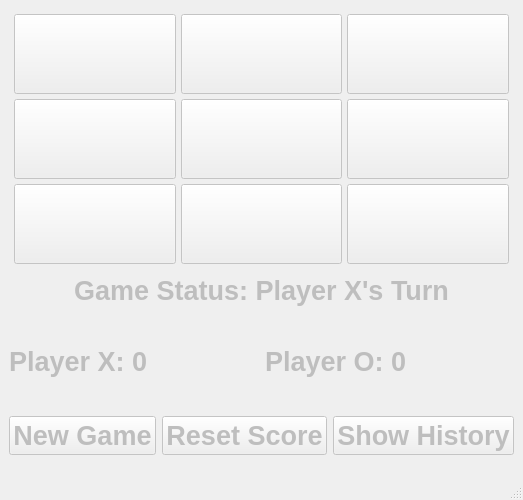
<?xml version="1.0" encoding="UTF-8"?>
<ui version="4.0">
 <class>MainWindow</class>
 <widget class="QMainWindow" name="MainWindow">
  <property name="enabled">
   <bool>false</bool>
  </property>
  <property name="geometry">
   <rect>
    <x>0</x>
    <y>0</y>
    <width>517</width>
    <height>500</height>
   </rect>
  </property>
  <property name="font">
   <font>
    <pointsize>20</pointsize>
    <bold>true</bold>
   </font>
  </property>
  <property name="windowTitle">
   <string>MainWindow</string>
  </property>
  <property name="toolTipDuration">
   <number>-1</number>
  </property>
  <property name="iconSize">
   <size>
    <width>400</width>
    <height>500</height>
   </size>
  </property>
  <widget class="QWidget" name="centralwidget">
   <layout class="QGridLayout" name="gridLayout_2">
    <item row="1" column="0">
     <layout class="QVBoxLayout" name="verticalLayout_2">
      <item>
       <layout class="QGridLayout" name="gridLayout">
        <property name="leftMargin">
         <number>5</number>
        </property>
        <property name="topMargin">
         <number>5</number>
        </property>
        <property name="rightMargin">
         <number>5</number>
        </property>
        <property name="bottomMargin">
         <number>5</number>
        </property>
        <property name="spacing">
         <number>5</number>
        </property>
        <item row="2" column="2">
         <widget class="QPushButton" name="button_2_2">
          <property name="minimumSize">
           <size>
            <width>80</width>
            <height>80</height>
           </size>
          </property>
          <property name="text">
           <string/>
          </property>
         </widget>
        </item>
        <item row="0" column="0">
         <widget class="QPushButton" name="button_0_0">
          <property name="minimumSize">
           <size>
            <width>80</width>
            <height>80</height>
           </size>
          </property>
          <property name="text">
           <string/>
          </property>
         </widget>
        </item>
        <item row="0" column="2">
         <widget class="QPushButton" name="button_0_2">
          <property name="minimumSize">
           <size>
            <width>80</width>
            <height>80</height>
           </size>
          </property>
          <property name="text">
           <string/>
          </property>
         </widget>
        </item>
        <item row="1" column="0">
         <widget class="QPushButton" name="button_1_0">
          <property name="minimumSize">
           <size>
            <width>80</width>
            <height>80</height>
           </size>
          </property>
          <property name="text">
           <string/>
          </property>
         </widget>
        </item>
        <item row="2" column="1">
         <widget class="QPushButton" name="button_2_1">
          <property name="minimumSize">
           <size>
            <width>80</width>
            <height>80</height>
           </size>
          </property>
          <property name="text">
           <string/>
          </property>
         </widget>
        </item>
        <item row="1" column="1">
         <widget class="QPushButton" name="button_1_1">
          <property name="minimumSize">
           <size>
            <width>80</width>
            <height>80</height>
           </size>
          </property>
          <property name="text">
           <string/>
          </property>
         </widget>
        </item>
        <item row="0" column="1">
         <widget class="QPushButton" name="button_0_1">
          <property name="minimumSize">
           <size>
            <width>80</width>
            <height>80</height>
           </size>
          </property>
          <property name="text">
           <string/>
          </property>
         </widget>
        </item>
        <item row="1" column="2">
         <widget class="QPushButton" name="button_1_2">
          <property name="minimumSize">
           <size>
            <width>80</width>
            <height>80</height>
           </size>
          </property>
          <property name="text">
           <string/>
          </property>
         </widget>
        </item>
        <item row="2" column="0">
         <widget class="QPushButton" name="button_2_0">
          <property name="minimumSize">
           <size>
            <width>80</width>
            <height>80</height>
           </size>
          </property>
          <property name="text">
           <string/>
          </property>
         </widget>
        </item>
       </layout>
      </item>
      <item>
       <widget class="QLabel" name="statuslabel">
        <property name="text">
         <string>Game Status: Player X's Turn</string>
        </property>
        <property name="alignment">
         <set>Qt::AlignmentFlag::AlignCenter</set>
        </property>
       </widget>
      </item>
     </layout>
    </item>
    <item row="2" column="0">
     <layout class="QHBoxLayout" name="horizontalLayout">
      <item>
       <widget class="QLabel" name="scoreXLabel">
        <property name="text">
         <string>Player X: 0</string>
        </property>
       </widget>
      </item>
      <item>
       <widget class="QLabel" name="scoreOLabel">
        <property name="text">
         <string>Player O: 0</string>
        </property>
       </widget>
      </item>
     </layout>
    </item>
    <item row="3" column="0">
     <layout class="QHBoxLayout" name="horizontalLayout_2">
      <item>
       <widget class="QPushButton" name="newGameButton">
        <property name="text">
         <string>New Game</string>
        </property>
       </widget>
      </item>
      <item>
       <widget class="QPushButton" name="resetScoreButton">
        <property name="text">
         <string>Reset Score</string>
        </property>
       </widget>
      </item>
      <item>
       <widget class="QPushButton" name="showHistoryButton">
        <property name="text">
         <string>Show History</string>
        </property>
       </widget>
      </item>
     </layout>
    </item>
   </layout>
  </widget>
  <widget class="QStatusBar" name="statusbar"/>
 </widget>
 <resources/>
 <connections/>
</ui>
